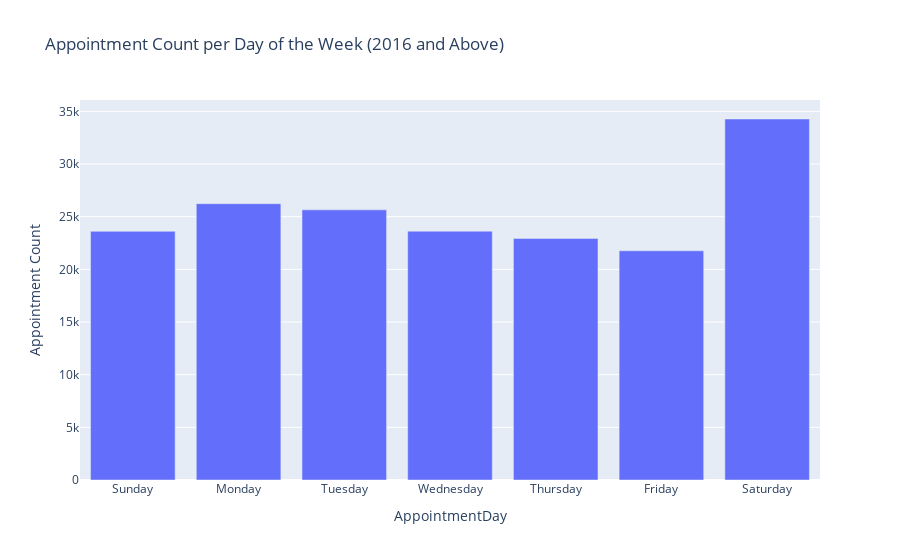

Notebook cell for this chart:
### Markdown cell above
For monthly statistics, peaks on January

### Code cell
# Day of the Week Analysis
weekly_day_query = '''
    SELECT
        DAYNAME(MIN(StartTime)) AS AppointmentDay,
        COUNT(*) AS AppointmentCount
    FROM
        Appointments
    WHERE
        YEAR(StartTime) >= 2016 AND
        YEAR(StartTime) <= 2024
    GROUP BY
        DAYOFWEEK(StartTime)
    ORDER BY
        DAYOFWEEK(StartTime);
'''

# Execute the query and load the result into a DataFrame
weekly_day_df = pd.read_sql_query(weekly_day_query, engine)

# Display the DataFrame
print(weekly_day_df)

# # Plot bar chart for appointment count per day of the week
# plt.figure(figsize=(10, 6))
# sns.barplot(x='AppointmentDay', y='AppointmentCount', data=weekly_day_df, order=[
#     'Sunday', 'Monday', 'Tuesday', 'Wednesday', 'Thursday', 'Friday', 'Saturday'
# ])
# plt.title('Appointment Count per Day of the Week (2016 and Above)')
# plt.xlabel('Day')
# plt.ylabel('Appointment Count')
# plt.show()

fig = px.bar(weekly_day_df, x='AppointmentDay', y='AppointmentCount',
             labels={'AppointmentCount': 'Appointment Count'},
             title='Appointment Count per Day of the Week (2016 and Above)',
             category_orders={'AppointmentDay': [
                 'Sunday', 'Monday', 'Tuesday', 'Wednesday', 'Thursday', 'Friday', 'Saturday'
             ]})

# Show the interactive plot
fig.show()

### Figure 1 — Plotly figure (JSON) as saved in the notebook; plotly's stock layout.template omitted (floating-point values rounded to 4 significant figures)
{"data": [{"alignmentgroup": "True", "hovertemplate": "AppointmentDay=%{x}<br>Appointment Count=%{y}<extra></extra>", "legendgroup": "", "marker": {"color": "#636efa", "pattern": {"shape": ""}}, "name": "", "offsetgroup": "", "orientation": "v", "showlegend": false, "textposition": "auto", "type": "bar", "x": ["Sunday", "Monday", "Tuesday", "Wednesday", "Thursday", "Friday", "Saturday"], "xaxis": "x", "y": [23614, 26239, 25654, 23629, 22940, 21764, 34280], "yaxis": "y"}], "layout": {"barmode": "relative", "legend": {"tracegroupgap": 0}, "title": {"text": "Appointment Count per Day of the Week (2016 and Above)"}, "xaxis": {"anchor": "y", "categoryarray": ["Sunday", "Monday", "Tuesday", "Wednesday", "Thursday", "Friday", "Saturday"], "categoryorder": "array", "domain": [0, 1], "title": {"text": "AppointmentDay"}}, "yaxis": {"anchor": "x", "domain": [0, 1], "title": {"text": "Appointment Count"}}}}
